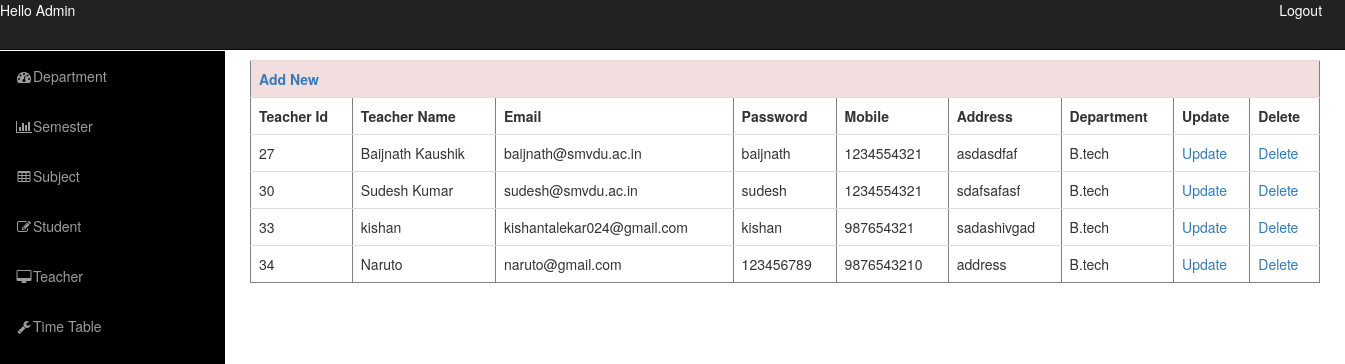
Page /admin/admindashboard.php?info=teacher (signed in) on the committed database.
### tables this page shows
CREATE TABLE `teacher` (
  `teacher_id` int(11) NOT NULL,
  `name` varchar(50) NOT NULL,
  `eid` varchar(50) NOT NULL,
  `password` varchar(10) NOT NULL,
  `mob` bigint(20) NOT NULL,
  `address` varchar(1000) NOT NULL,
  `department_id` int(11) NOT NULL
);

CREATE TABLE `department` (
  `department_id` int(11) NOT NULL,
  `department_name` varchar(50) NOT NULL
);

### admin/teacher.php (the view, shortened to what this page needs)
<?php
include('../config.php');
echo "<table border='1' class='table'>";
echo "<tr class='danger'><th colspan='11'><a href='admindashboard.php?info=add_teacher'>Add New</a></th></tr>";
echo "<tr><th>Teacher Id</th><th>Teacher Name</th><th>Email</th><th>Password</th><th>Mobile</th>
<th>Address</th><th>Department</th><th>Update</th><th>Delete</th></tr>";
$que = mysqli_query($con, "SELECT * FROM teacher");
while ($res = mysqli_fetch_array($que)) {
    echo "<tr>";
    echo "<td>" . $res['teacher_id'] . "</td>";
    echo "<td>" . $res['name'] . "</td>";
    echo "<td>" . $res['eid'] . "</td>";
    echo "<td>" . $res['password'] . "</td>";
    echo "<td>" . $res['mob'] . "</td>";
    echo "<td>" . $res['address'] . "</td>";
    $que2 = mysqli_query($con, "SELECT * FROM department WHERE department_id='" . $res['department_id'] . "'");
    $res2 = mysqli_fetch_array($que2);
    echo "<td>" . $res2['department_name'] . "</td>";
    echo "<td><a href='admindashboard.php?info=updateteacher&teacher_id=" . $res['teacher_id'] . "'>Update</a></td>";
    ?>
    <td><a href='javascript:deleteData("<?php echo $res['teacher_id']; ?>")'>Delete</a></td>
    <?php
    echo "</tr>";
}
echo "</table>";
?>

### admin/css/sb-admin.css (style rules this page uses)
body { margin-top: 100px; }
@media (min-width:768px) { body { margin-top: 50px; } }

### rows in the picture
teacher: teacher_id "27", name "Baijnath Kaushik", eid "baijnath@smvdu.ac.in", password "baijnath", mob "1234554321", address "asdasdfaf", department.department_name "B.tech"
teacher: teacher_id "30", name "Sudesh Kumar", eid "sudesh@smvdu.ac.in", password "sudesh", mob "1234554321", address "sdafsafasf", department.department_name "B.tech"
teacher: teacher_id "33", name "kishan", eid "kishantalekar024@gmail.com", password "kishan", mob "987654321", address "sadashivgad", department.department_name "B.tech"
teacher: teacher_id "34", name "Naruto", eid "naruto@gmail.com", password "123456789", mob "9876543210", address "address", department.department_name "B.tech"
